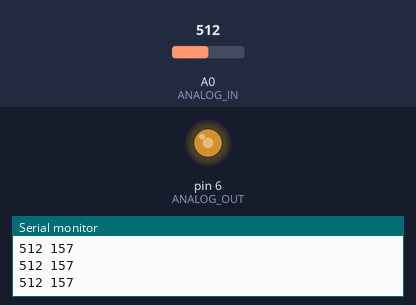
The sketch below on a simulated Arduino Uno, built with avr-gcc and run on an emulated ATmega328P. Parts: output pins drawn as LEDs (lit = HIGH), the last lines printed to the serial monitor. Inputs (shaded band) come from the test bench; at power-on: A0 (ANALOG_IN) = 512.

Above: at 1.2 s.
1.3 s: A0 (ANALOG_IN) set to 716
At 2.1 s:
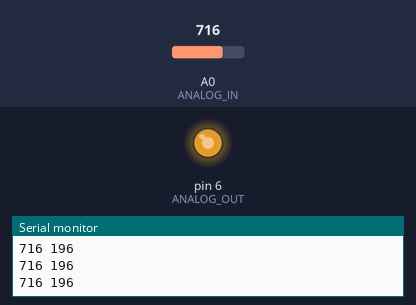
2.8 s: A0 (ANALOG_IN) set to 306
At 3.8 s:
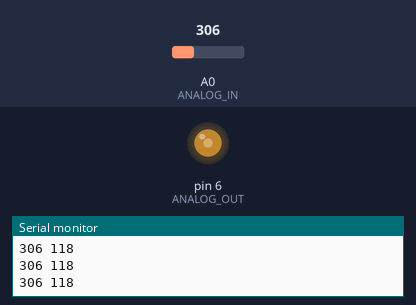
4.3 s: A0 (ANALOG_IN) set to 0
At 5.5 s:
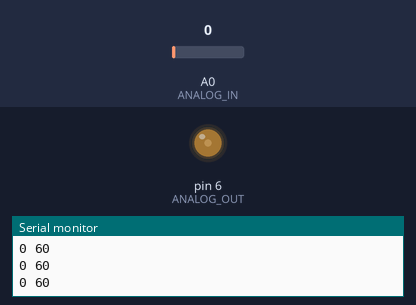
5.8 s: A0 (ANALOG_IN) set to 511
At 6.4 s:
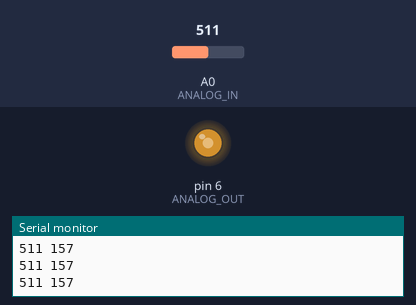
Timing chart, 0 to 8.3 s (numbered marks = the images above; inputs shaded):
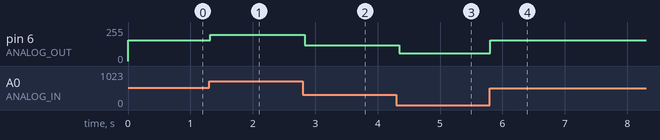

Measured:
- after the input at 1.3 s, pin 6 (ANALOG_OUT): 157/255 → 196/255 at once
- after the input at 2.8 s, pin 6 (ANALOG_OUT): 196/255 → 118/255 at once
- after the input at 4.3 s, pin 6 (ANALOG_OUT): 118/255 → 60/255 after 0.05 s
- after the input at 5.8 s, pin 6 (ANALOG_OUT): 60/255 → 157/255 at once

The sketch:

PWM.ino
```cpp
// Constants.
const int ANALOG_IN = A0;
const int ANALOG_OUT = 6;
const int ANALOG_IN_MAX = 1024;
const int ANALOG_OUT_MAX = 256;

const int SERVO_MIN = 60;
const int SERVO_MAX = 255;

// Helper print functions.
template <class T>
void println(T x) {
  Serial.println(x);
}

template <class T, class ...Ts>
void println(T x, Ts... xs) {
  Serial.print(x);
  Serial.print(" ");
  println(xs...);
}

void setup() {
  pinMode(ANALOG_OUT, OUTPUT); // Init pwm output.
  Serial.begin(115200); // Init serial for debugging.
}

void loop() {
  int joy = analogRead(ANALOG_IN); // Get analog input.
  int out = map(joy, 0, ANALOG_IN_MAX, SERVO_MIN, SERVO_MAX);
  analogWrite(ANALOG_OUT, out); // Write pwm output.
  println(joy, out);

  delay(50);
}
```
